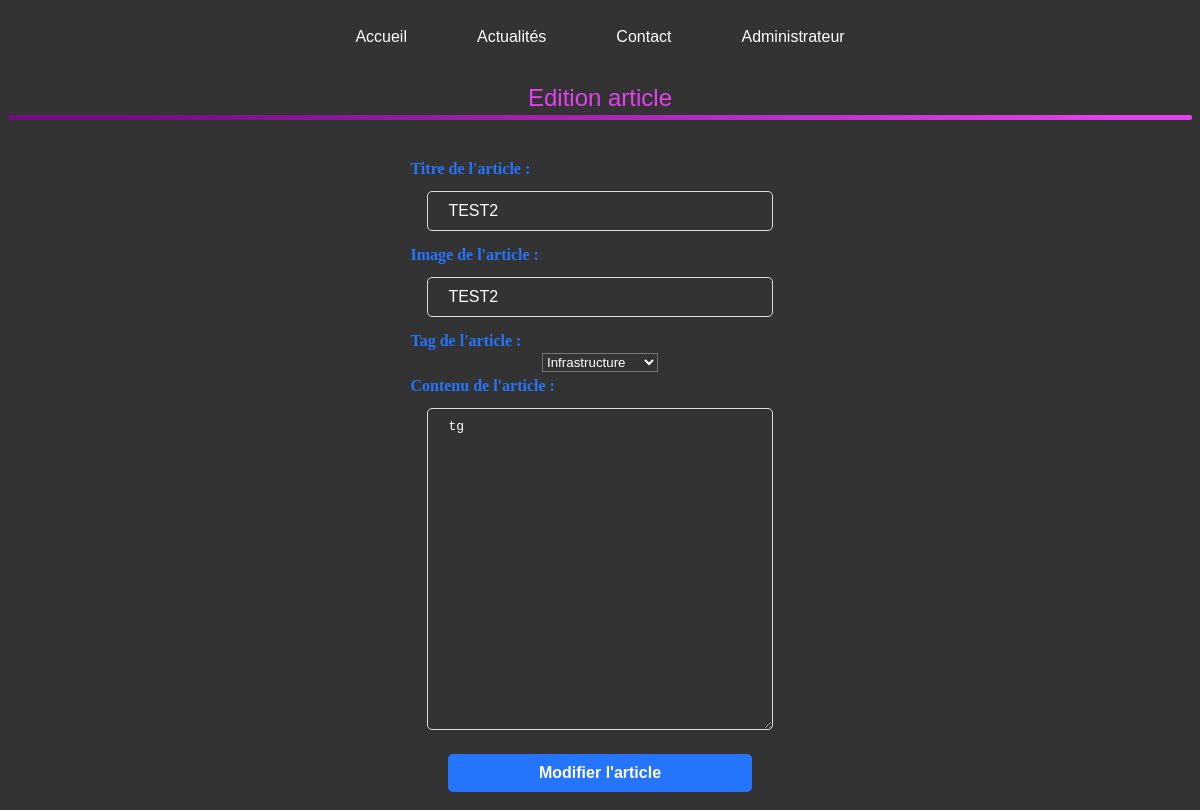
Page /adminArticle/editarticle.php?edit=21 (signed in) on the committed database.
### tables this page shows
CREATE TABLE `articles` (
                            `idArticle` int(11) NOT NULL,
                            `titreArticle` varchar(255) NOT NULL,
                            `imgArticle` varchar(255) NOT NULL,
                            `tagArticle` varchar(255) NOT NULL,
                            `contentArticle` text DEFAULT NULL,
                            `fkuserId` int(11) NOT NULL,
                            `fkcodeTag` int(11) NOT NULL
);

### cli/functions.php (called while the page is built, shortened)
<?php
$host = "localhost";
$username = "root";
$password = "";
$dbname = "techsolution";
$conn = new PDO('mysql:host=' . $host . ';dbname=' . $dbname, $username, $password);
function getTag() {
    $host = "localhost";
    $dbusername = "root";
    $dbpassword = "";
    $dbname = "techsolution";
    try {
        $conn = new PDO('mysql:host=' . $host . ';dbname=' . $dbname, $dbusername, $dbpassword);
        $conn->setAttribute(PDO::ATTR_ERRMODE, PDO::ERRMODE_EXCEPTION);
        $sql = "SELECT * FROM tags";
        $stmt = $conn->prepare($sql);
        $stmt->execute();
        return $stmt->fetchAll(PDO::FETCH_ASSOC);
    } catch (PDOException $e) {
        echo "Error: " . $e->getMessage();
        return false;
    }
}
function getArticle($id) {
    global $conn;
    $sql = "SELECT * FROM articles WHERE idArticle = :idArticle";
    $stmt = $conn->prepare($sql);
    $stmt->bindParam(':idArticle', $id, PDO::PARAM_INT);
    $stmt->execute();
    return $stmt->fetch(PDO::FETCH_ASSOC);
}

### adminArticle/editarticle.php (the view, shortened to what this page needs)
<?php
include "../views/layout/header.php";
require_once "../cli/functions.php";
?>
<head>
    <link rel="stylesheet" href="../../techsolution/login/login.css">
</head>
<h1>Edition article</h1>
<?php
if (isset($_GET['edit']) && $_GET['edit'] != "")  {
    $id = intval($_GET['edit']);
    $article = getArticle($id);
    echo '<div class="formcontainer">';
    echo '<form action="editarticle.php" method="POST">';
    echo '<label for="titreArticle">Titre de l\'article :</label>';
    echo '<input type="text" id="titreArticle" name="titreArticle" placeholder="Titre de l\'article" value="' . htmlspecialchars($article['titreArticle']) . '" required>';
    echo '<label for="imgArticle">Image de l\'article :</label>';
    echo '<input type="text" id="imgArticle" name="imgArticle" placeholder="Image de l\'article" value="' . htmlspecialchars($article['imgArticle']) . '" required>';
    echo '<label for="tagArticle">Tag de l\'article :</label>';
    echo '<select name="tagArticle" id="tagArticle" required>';
    $tags = getTag();
    foreach ($tags as $tag) {
        $selected = ($article['tagArticle'] === $tag['libeleTag']) ? 'selected' : '';
        echo '<option value="' . htmlspecialchars($tag['libeleTag']) . '" ' . $selected . '>';
        echo htmlspecialchars($tag['libeleTag']);
        echo '</option>';
    }
    echo '</select>';
    echo '<label for="contentArticle">Contenu de l\'article :</label>';
    echo '<textarea id="contentArticle" name="contentArticle" rows="20" placeholder="Contenu de l\'article..." required>' . htmlspecialchars($article['contentArticle']) . '</textarea>';
    echo '<input type="submit" value="Modifier l\'article">';
    echo '</form>';
    echo '</div>';
}
?>
</body>
</html>

### views/layout/style.css (style rules this page uses)
* { background-color: #333; color: white; }
h1 { text-align: left; position: relative; padding-bottom: 5px; font: 24px/1 "Fira Sans", sans-serif; }
h1::before { content: ""; position: absolute; top: 100%; width: 100%; left: 0; height: 5px; border-radius: 2px; background: linear-gradient(111.3deg, #720d82 9.6%, #e341ef 93.6%); }
h1 { text-align: center; color: #e341ef; margin: 20px 0; }

### login/login.css (style rules this page uses)
.formcontainer { padding-top: 20px; text-align: center; display: flex; align-items: center; justify-content: center; }
form input, form textarea { width: 80%; padding: 10px 20px; margin: 10px 0; border: 1px solid #ddd; border-radius: 5px; font-size: 1em; }
form input[type="submit"] { background: #2575fc; color: #fff; border: none; cursor: pointer; font-weight: bold; transition: background 0.3s ease; }
form label { display: block; font-weight: bold; color: #2575fc; text-align: left; margin: 5px auto 3px; }

### rows in the picture
articles: titreArticle "TEST2", imgArticle "TEST2", contentArticle "tg"

### other values in the picture
form field tagArticle "Infrastructure"
